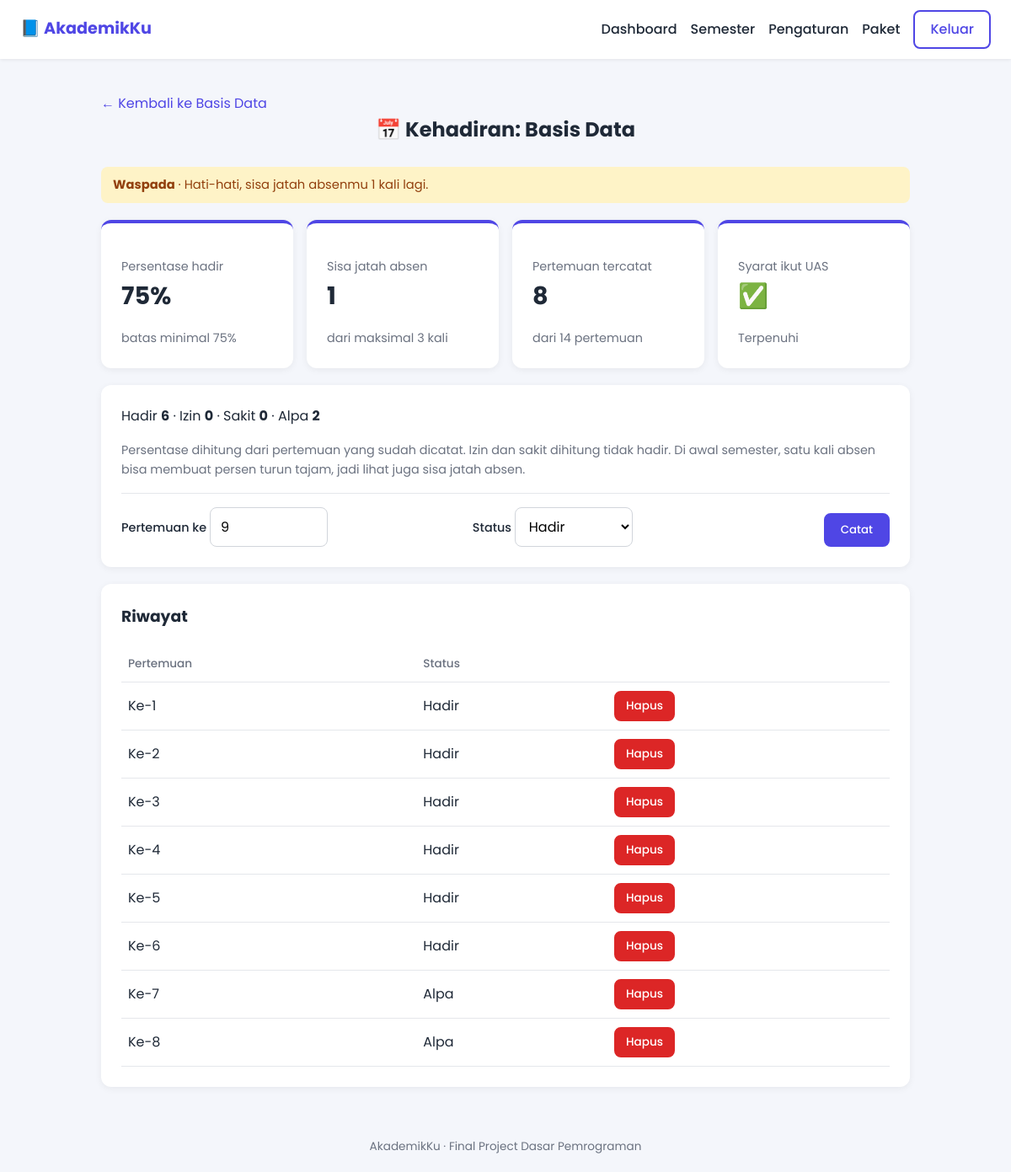
The app's page /matkul/10/kehadiran (signed in) with its own data.
### tables this page shows
CREATE TABLE matkul (
            id INTEGER PRIMARY KEY AUTOINCREMENT,
            semester_id INTEGER NOT NULL,
            nama TEXT NOT NULL,
            sks INTEGER NOT NULL,
            total_pertemuan INTEGER NOT NULL,
            target_grade TEXT,
            FOREIGN KEY (semester_id) REFERENCES semester(id) ON DELETE CASCADE
        );

CREATE TABLE kehadiran (
            id INTEGER PRIMARY KEY AUTOINCREMENT,
            matkul_id INTEGER NOT NULL,
            pertemuan_ke INTEGER NOT NULL,
            status TEXT NOT NULL,
            UNIQUE (matkul_id, pertemuan_ke),
            FOREIGN KEY (matkul_id) REFERENCES matkul(id) ON DELETE CASCADE
        );

### app.py (the view)
@app.route("/matkul/<int:matkul_id>/kehadiran")
def halaman_kehadiran(matkul_id):
    user_id = ambil_user_id()
    if user_id is None:
        return alihkan_ke_login()
    koneksi = database.buka_koneksi()
    try:
        matkul = ambil_matkul_milik(koneksi, matkul_id, user_id)
        skala, batas_hadir = database.baca_pengaturan(koneksi, user_id)
        k = ringkas_kehadiran(koneksi, matkul, batas_hadir)
    finally:
        koneksi.close()
    terakhir = 0
    if k["catatan"]:
        terakhir = k["catatan"][-1]["pertemuan_ke"]
    berikutnya = min(terakhir + 1, matkul["total_pertemuan"])
    return render_template(
        "kehadiran.html", matkul=matkul, k=k, batas_hadir=batas_hadir,
        berikutnya=berikutnya, daftar_status=konfigurasi.DAFTAR_STATUS_HADIR,
    )

### app.py (called while the page is built)
def ambil_user_id():
    return session.get("user_id")

def ambil_matkul_milik(koneksi, matkul_id, user_id):
    matkul = koneksi.execute(
        "SELECT m.* FROM matkul m "
        "JOIN semester s ON m.semester_id = s.id "
        "WHERE m.id = ? AND s.user_id = ?",
        (matkul_id, user_id),
    ).fetchone()
    if matkul is None:
        abort(404)
    return matkul

def ambil_catatan_kehadiran(koneksi, matkul_id):
    return koneksi.execute(
        "SELECT pertemuan_ke, status FROM kehadiran "
        "WHERE matkul_id = ? ORDER BY pertemuan_ke",
        (matkul_id,),
    ).fetchall()

def ringkas_kehadiran(koneksi, matkul, batas_hadir):
    catatan = ambil_catatan_kehadiran(koneksi, matkul["id"])
    daftar_status = [c["status"] for c in catatan]
    hadir, izin, sakit, alpa = logika.rekap_kehadiran(daftar_status)
    tercatat = len(daftar_status)
    persen = logika.hitung_persen_hadir(hadir, tercatat)
    status = logika.status_kehadiran(persen, batas_hadir)
    sisa, jatah = logika.hitung_sisa_jatah_absen(
        matkul["total_pertemuan"], batas_hadir, tercatat - hadir
    )
    return {
        "catatan": catatan, "hadir": hadir, "izin": izin, "sakit": sakit,
        "alpa": alpa, "tercatat": tercatat, "persen": persen, "status": status,
        "warna": logika.warna_status(status),
        "pesan": logika.pesan_peringatan(status, sisa),
        "sisa": sisa, "jatah": jatah,
        "boleh_uas": logika.boleh_ikut_uas(persen, batas_hadir),
    }

### database.py (called while the page is built)
def buka_koneksi():
    koneksi = sqlite3.connect(konfigurasi.NAMA_DATABASE)
    koneksi.row_factory = sqlite3.Row
    koneksi.execute("PRAGMA foreign_keys = ON")
    return koneksi

def baca_pengaturan(koneksi, user_id):
    baris = koneksi.execute(
        "SELECT batas_hadir_persen, skala_grade_json FROM pengaturan "
        "WHERE user_id = ?",
        (user_id,),
    ).fetchone()
    skala = [tuple(item) for item in json.loads(baris["skala_grade_json"])]
    return skala, baris["batas_hadir_persen"]

### logika.py (called while the page is built)
def rekap_kehadiran(daftar_status):
    hadir = 0
    izin = 0
    sakit = 0
    alpa = 0
    for status in daftar_status:
        if status == "hadir":
            hadir += 1
        elif status == "izin":
            izin += 1
        elif status == "sakit":
            sakit += 1
        else:
            alpa += 1
    return hadir, izin, sakit, alpa

def boleh_ikut_uas(persen, batas):
    return persen >= batas

### templates/kehadiran.html (shortened to what this page needs)
{% extends "base.html" %}
{% block isi %}
<section class="bagian lebar">
    <a href="{{ url_for('matkul_detail', matkul_id=matkul['id']) }}">&larr; Kembali ke {{ matkul['nama'] }}</a>
    <h2 class="rata-kiri">📅 Kehadiran: {{ matkul['nama'] }}</h2>
    <div class="peringatan peringatan-{{ k.warna }}">
        <strong>{{ k.status }}</strong> &middot; {{ k.pesan }}
    </div>
    <div class="grid-4 jarak">
        <div class="kartu statistik">
            <p class="catatan rata-kiri">Persentase hadir</p>
            <p class="angka-besar">{{ '%g'|format(k.persen) }}%</p>
            <p class="catatan rata-kiri">batas minimal {{ batas_hadir }}%</p>
        </div>
        <div class="kartu statistik">
            <p class="catatan rata-kiri">Sisa jatah absen</p>
            <p class="angka-besar">{{ k.sisa }}</p>
            <p class="catatan rata-kiri">dari maksimal {{ k.jatah }} kali</p>
        </div>
        <div class="kartu statistik">
            <p class="catatan rata-kiri">Pertemuan tercatat</p>
            <p class="angka-besar">{{ k.tercatat }}</p>
            <p class="catatan rata-kiri">dari {{ matkul['total_pertemuan'] }} pertemuan</p>
        </div>
        <div class="kartu statistik">
            <p class="catatan rata-kiri">Syarat ikut UAS</p>
            <p class="angka-besar">{% if k.boleh_uas %}✅{% else %}❌{% endif %}</p>
            <p class="catatan rata-kiri">{% if k.boleh_uas %}Terpenuhi{% else %}Belum terpenuhi{% endif %}</p>
        </div>
    </div>
    <div class="kartu jarak">
        <p>Hadir <strong>{{ k.hadir }}</strong> &middot; Izin <strong>{{ k.izin }}</strong>
           &middot; Sakit <strong>{{ k.sakit }}</strong> &middot; Alpa <strong>{{ k.alpa }}</strong></p>
        <p class="catatan rata-kiri">Persentase dihitung dari pertemuan yang sudah dicatat. Izin dan sakit dihitung tidak hadir.
            Di awal semester, satu kali absen bisa membuat persen turun tajam, jadi lihat juga sisa jatah absen.</p>
        <form method="post" action="{{ url_for('kehadiran_catat', matkul_id=matkul['id']) }}" class="form-baris pembatas">
            <label>Pertemuan ke
                <input type="number" name="pertemuan_ke" value="{{ berikutnya }}" min="1" max="{{ matkul['total_pertemuan'] }}" required>
            </label>
            <label>Status
                <select name="status">
                    {% for s in daftar_status %}
                    <option value="{{ s }}">{{ s|title }}</option>
                    {% endfor %}
                </select>
            </label>
            <button type="submit" class="tombol">Catat</button>
        </form>
    </div>
    <div class="kartu jarak">
        <h3>Riwayat</h3>
        {% if k.catatan %}
        <div class="gulung">
        <table class="tabel">
            <thead><tr><th>Pertemuan</th><th>Status</th><th></th></tr></thead>
            <tbody>
            {% for c in k.catatan %}
                <tr>
                    <td>Ke-{{ c['pertemuan_ke'] }}</td>
                    <td>{{ c['status']|title }}</td>
                    <td>
                        <form method="post" action="{{ url_for('kehadiran_hapus', matkul_id=matkul['id'], pertemuan_ke=c['pertemuan_ke']) }}">
                            <button type="submit" class="tombol tombol-kecil tombol-bahaya">Hapus</button>
                        </form>
                    </td>
                </tr>
            {% endfor %}
            </tbody>
        </table>
        </div>
        {% else %}
        <p class="catatan">Belum ada kehadiran yang dicatat.</p>
        {% endif %}
    </div>
</section>
{% endblock %}

### static/css/style.css (style rules this page uses)
:root { --primer: #4f46e5; --primer-gelap: #4338ca; --hijau: #16a34a; --kuning: #d97706; --merah: #dc2626; --latar: #f4f6fb; --teks: #1f2937; --abu: #6b7280; --putih: #ffffff; }
* { box-sizing: border-box; margin: 0; padding: 0; }
body { font-family: "Poppins", sans-serif; background: var(--latar); color: var(--teks); line-height: 1.6; min-height: 100vh; display: flex; flex-direction: column; }
a { color: var(--primer); text-decoration: none; }
.tombol { display: inline-block; background: var(--primer); color: var(--putih); padding: 8px 18px; border: 2px solid var(--primer); border-radius: 8px; font-family: inherit; font-weight: 500; cursor: pointer; }
.bagian { max-width: 960px; margin: 0 auto; padding: 40px 20px; }
.bagian h2 { text-align: center; margin-bottom: 24px; }
.kartu { background: var(--putih); border-radius: 12px; padding: 24px; box-shadow: 0 2px 8px rgba(0, 0, 0, 0.06); }
.kartu h3 { margin-bottom: 8px; }
.catatan { color: var(--abu); font-size: 0.9rem; text-align: center; margin-top: 16px; }
label { display: block; font-size: 0.9rem; margin: 12px 0 4px; font-weight: 500; }
input { width: 100%; padding: 10px 12px; border: 1px solid #d1d5db; border-radius: 8px; font-family: inherit; font-size: 1rem; }
.lebar { max-width: 1000px; }
.rata-kiri { text-align: left; }
.jarak { margin-top: 20px; }
.pembatas { margin-top: 16px; padding-top: 16px; border-top: 1px solid #e5e7eb; }
.form-baris { display: flex; gap: 8px; flex-wrap: wrap; align-items: flex-end; }
.form-baris input, .form-baris select { width: auto; min-width: 140px; flex: 1; }
.form-baris label { margin: 0; flex: 1; }
select { width: 100%; padding: 10px 12px; border: 1px solid #d1d5db; border-radius: 8px; font-family: inherit; font-size: 1rem; background: var(--putih); }
.tombol-kecil { padding: 6px 12px; font-size: 0.85rem; }
.tombol-bahaya { background: var(--merah); border-color: var(--merah); }
.gulung { overflow-x: auto; }
.tabel { width: 100%; border-collapse: collapse; margin-top: 12px; }
.tabel th, .tabel td { padding: 10px 8px; text-align: left; border-bottom: 1px solid #e5e7eb; }
.tabel th { font-size: 0.85rem; color: var(--abu); font-weight: 500; }
.angka-besar { font-size: 1.8rem; font-weight: 700; }
.grid-4 { display: grid; grid-template-columns: repeat(auto-fit, minmax(190px, 1fr)); gap: 16px; }
.statistik { border-top: 4px solid var(--primer); }
.peringatan { padding: 10px 14px; border-radius: 8px; margin-top: 8px; font-size: 0.92rem; }
.peringatan-kuning { background: #fef3c7; color: #92400e; }
.kartu { transition: box-shadow 0.2s; }

### records on screen
matkul: nama "Basis Data", total_pertemuan "14"
kehadiran: pertemuan_ke "1", status "Hadir"
kehadiran: pertemuan_ke "2", status "Hadir"
kehadiran: pertemuan_ke "3", status "Hadir"
kehadiran: pertemuan_ke "4", status "Hadir"
kehadiran: pertemuan_ke "5", status "Hadir"
kehadiran: pertemuan_ke "6", status "Hadir"
kehadiran: pertemuan_ke "7", status "Alpa"
kehadiran: pertemuan_ke "8", status "Alpa"

### other values on screen
{{ k.status }} "Waspada"
{{ k.pesan }} "Hati-hati, sisa jatah absenmu 1 kali lagi."
{{ '%g'|format(k.persen) }} "75"
{{ batas_hadir }} "75"
{{ k.sisa }} "1"
{{ k.jatah }} "3"
{{ k.tercatat }} "8"
{{ k.hadir }} "6"
{{ k.izin }} "0"
{{ k.sakit }} "0"
{{ k.alpa }} "2"
form field status "Hadir"
